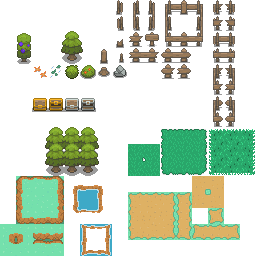
#> input picture Tiles1/frames2/Tileset.png, 256 x 256 px
$ python Crop_@.py
#> lines starting #> are read from the running program, lines starting #| are printed output that depends on the picture
from PIL import Image
from pathlib import Path

img = Image.open('Tileset.png')
#> img is the input picture: PIL image 256x256 RGBA; mean R, G, B, A 44.4, 57.2, 37.9, 93.9
path = Path.cwd() / "frames"

print(type(path))
counter = 0
for fila in range(0,16):
    if fila < 4:
        n = 32
    else:
        n = 16

    y = fila*16
    y2 = y+n
    for columna in range(0,16):
        x = columna*16
        x2 = x + 16
        crop_img = img.crop((x,y,x2,y2))
        crop_img.save(f"tile{counter}.png")
        counter+=1
#> this loop made 16 passes
#> pass 1, `crop_img.save(f"tile{counter}.png")`:
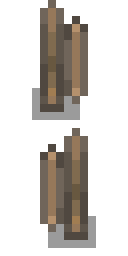
#> saved as tile7.png: PIL image 16x32 RGBA (shown 8 times larger); mean R, G, B, A 29.9, 25.9, 21.6, 73.4; transparent parts drawn white
#> pass 1, `crop_img.save(f"tile{counter}.png")`:
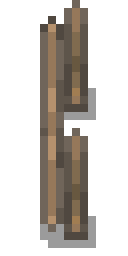
#> saved as tile8.png: PIL image 16x32 RGBA (shown 8 times larger); mean R, G, B, A 34.8, 30, 25, 82.3; transparent parts drawn white
#> after the loop: crop_img: PIL image 16x16 RGBA; every value is 0
#> after the loop, counter = 256
